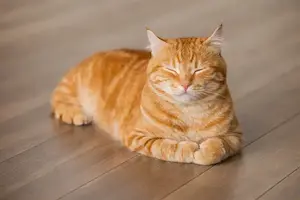
#> input picture low_q_cat.webp, 300 x 200 px
$ python numpy_optimization.py
#> lines starting #> are read from the running program, lines starting #| are printed output that depends on the picture
### perf.py
import time
import os
import resource
from contextlib import contextmanager

@contextmanager
def perf_measure(label):
    start_time = time.perf_counter()
    start_res = resource.getrusage(resource.RUSAGE_SELF)

    yield

    end_time = time.perf_counter()
    end_res = resource.getrusage(resource.RUSAGE_SELF)

    print(f"\n{'=' * 10} {label} {'=' * 10}")
    print(f"Чистое время: {end_time - start_time:.4f} сек")
    print(f"CPU Time: {end_res.ru_utime - start_res.ru_utime:.4f} сек")
    print(f"Page Faults: {end_res.ru_minflt - start_res.ru_minflt}")

### numpy_optimization.py
import numpy as np
from PIL import Image
from perf import perf_measure

def run_numpy_optimization():
    img = Image.open('low_q_cat.webp').convert('RGB')
#> img is the input picture: PIL image 300x200 RGB; mean R, G, B 163.1, 131.1, 102.5
    width, height = img.size
#> width = 300; height = 200
    data = np.array(img, dtype=np.int32)

    KERNEL = np.array([
        [1, 2, 1],
        [2, 4, 2],
        [1, 2, 1]
    ])
    divisor = KERNEL.sum()
    KERNEL_SIZE = 3
    padded = np.pad(data, ((1, 1), (1, 1), (0, 0)), mode='constant')
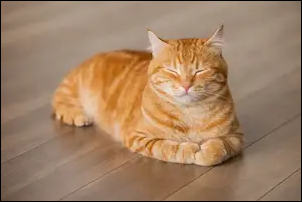
#> padded: shape (202, 302, 3) int32; mean R, G, B 160.5, 128.9, 100.8

    with perf_measure("numpy with Cycles"):
        result = np.zeros_like(data, dtype=np.int32)
        for ky in range(KERNEL_SIZE):
            for kx in range(KERNEL_SIZE):
                weight = KERNEL[ky, kx]
                result += padded[ky:ky+height, kx:kx+width] * weight

        result = (result / divisor).clip(0, 255).astype(np.uint8)

    result_img = Image.fromarray(result)
    result_img.save('blurred_cat.webp')

if __name__ == "__main__":
    run_numpy_optimization()
